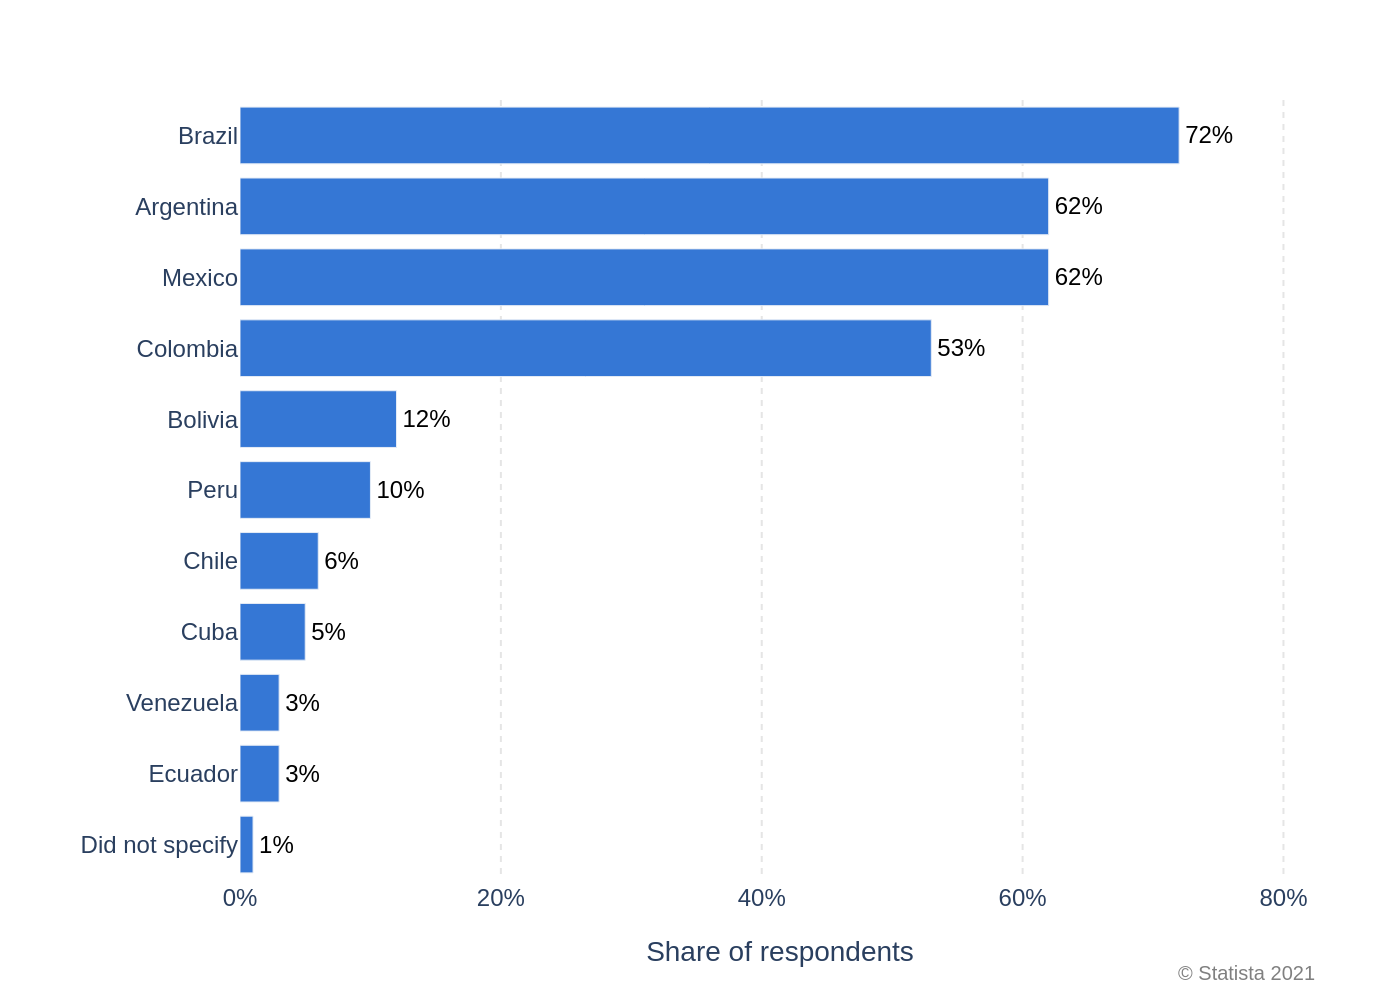

Here is the Python script that generated this plot:
import sys
import json
import plotly.graph_objects as go
import os

if len(sys.argv) != 2:
    print("Usage: python script.py <path_to_json_file>")
    sys.exit(1)

json_path = sys.argv[1]

try:
    with open(json_path, 'r', encoding='utf-8') as f:
        chart_info = json.load(f)
except FileNotFoundError:
    print(f"Error: JSON file not found at {json_path}")
    sys.exit(1)
except json.JSONDecodeError:
    print(f"Error: Could not decode JSON from {json_path}")
    sys.exit(1)

chart_data = chart_info.get('chart_data', [])
texts = chart_info.get('texts', {})
colors = chart_info.get('colors', [])

# Prepare data for Plotly horizontal bar chart
# The visual order is top-to-bottom, so we reverse the lists for Plotly
categories = [item['category'] for item in chart_data][::-1]
values = [item['value'] for item in chart_data][::-1]
value_suffix = texts.get('value_suffix', '')

fig = go.Figure()

# Add bar trace
fig.add_trace(go.Bar(
    x=values,
    y=categories,
    orientation='h',
    marker_color=colors[0] if colors else '#3577D5',
    text=[f"{v}{value_suffix}" for v in values],
    textposition='outside',
    textfont=dict(color='black', size=12),
    cliponaxis=False
))

# Update layout
fig.update_layout(
    font=dict(family="Arial", size=12),
    plot_bgcolor='white',
    showlegend=False,
    margin=dict(l=120, r=40, t=50, b=60),
    xaxis=dict(
        title=texts.get('x_axis_title'),
        range=[0, max(values) * 1.15],
        showgrid=True,
        gridcolor='#E5E5E5',
        griddash='dot',
        zeroline=False,
        ticksuffix=value_suffix,
        tickfont=dict(size=12)
    ),
    yaxis=dict(
        showline=False,
        ticks='',
        tickfont=dict(size=12)
    )
)

# Add source as an annotation
source_text = texts.get('source')
if source_text:
    fig.add_annotation(
        text=source_text,
        xref="paper", yref="paper",
        x=1, y=-0.1,  # Position at bottom-right, adjusted for margin
        xanchor='right', yanchor='top',
        showarrow=False,
        font=dict(size=10, color='grey')
    )

# Determine output filename and save the image
base_filename = os.path.splitext(os.path.basename(json_path))[0]
output_filename = f"{base_filename}.png"

fig.write_image(output_filename, scale=2)
print(f"Chart saved as {output_filename}")
